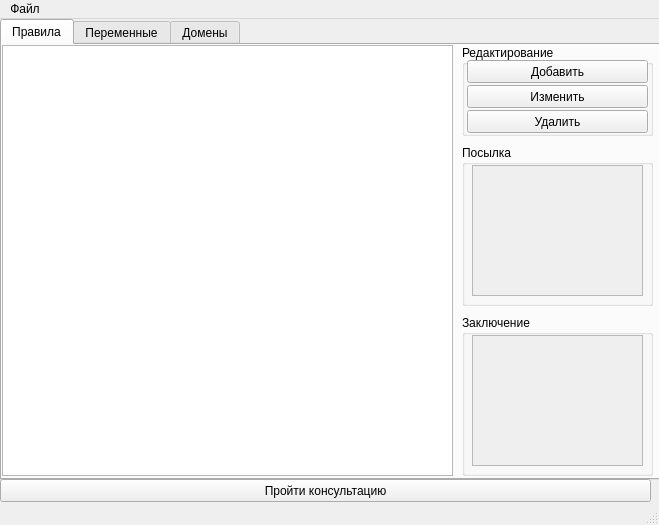
<?xml version="1.0" encoding="UTF-8"?>
<ui version="4.0">
 <class>ExpShellMainWindow</class>
 <widget class="QMainWindow" name="ExpShellMainWindow">
  <property name="geometry">
   <rect>
    <x>0</x>
    <y>0</y>
    <width>659</width>
    <height>525</height>
   </rect>
  </property>
  <property name="minimumSize">
   <size>
    <width>659</width>
    <height>525</height>
   </size>
  </property>
  <property name="maximumSize">
   <size>
    <width>659</width>
    <height>525</height>
   </size>
  </property>
  <property name="baseSize">
   <size>
    <width>659</width>
    <height>345</height>
   </size>
  </property>
  <property name="windowTitle">
   <string>Экспертная система</string>
  </property>
  <widget class="QWidget" name="centralwidget">
   <widget class="QTabWidget" name="tabPanel">
    <property name="enabled">
     <bool>true</bool>
    </property>
    <property name="geometry">
     <rect>
      <x>0</x>
      <y>0</y>
      <width>660</width>
      <height>461</height>
     </rect>
    </property>
    <property name="currentIndex">
     <number>0</number>
    </property>
    <widget class="QWidget" name="ruleTab">
     <attribute name="title">
      <string>Правила</string>
     </attribute>
     <widget class="QGroupBox" name="editRulesGroupBox">
      <property name="geometry">
       <rect>
        <x>460</x>
        <y>0</y>
        <width>191</width>
        <height>91</height>
       </rect>
      </property>
      <property name="title">
       <string>Редактирование</string>
      </property>
      <widget class="QPushButton" name="addRuleButton">
       <property name="geometry">
        <rect>
         <x>5</x>
         <y>15</y>
         <width>181</width>
         <height>23</height>
        </rect>
       </property>
       <property name="text">
        <string>Добавить</string>
       </property>
      </widget>
      <widget class="QPushButton" name="editRuleButton">
       <property name="geometry">
        <rect>
         <x>5</x>
         <y>40</y>
         <width>181</width>
         <height>23</height>
        </rect>
       </property>
       <property name="text">
        <string>Изменить</string>
       </property>
      </widget>
      <widget class="QPushButton" name="delRuleButton">
       <property name="geometry">
        <rect>
         <x>5</x>
         <y>65</y>
         <width>181</width>
         <height>23</height>
        </rect>
       </property>
       <property name="text">
        <string>Удалить</string>
       </property>
      </widget>
     </widget>
     <widget class="QGroupBox" name="requisiteBox">
      <property name="geometry">
       <rect>
        <x>460</x>
        <y>100</y>
        <width>191</width>
        <height>161</height>
       </rect>
      </property>
      <property name="title">
       <string>Посылка</string>
      </property>
      <widget class="QTextEdit" name="requisiteText">
       <property name="enabled">
        <bool>false</bool>
       </property>
       <property name="geometry">
        <rect>
         <x>10</x>
         <y>20</y>
         <width>171</width>
         <height>131</height>
        </rect>
       </property>
      </widget>
     </widget>
     <widget class="QGroupBox" name="conclusionBox">
      <property name="geometry">
       <rect>
        <x>460</x>
        <y>270</y>
        <width>191</width>
        <height>161</height>
       </rect>
      </property>
      <property name="title">
       <string>Заключение</string>
      </property>
      <widget class="QTextEdit" name="conclusionText">
       <property name="enabled">
        <bool>false</bool>
       </property>
       <property name="geometry">
        <rect>
         <x>10</x>
         <y>20</y>
         <width>171</width>
         <height>131</height>
        </rect>
       </property>
      </widget>
     </widget>
     <widget class="QTableWidget" name="ruleView">
      <property name="geometry">
       <rect>
        <x>0</x>
        <y>0</y>
        <width>451</width>
        <height>431</height>
       </rect>
      </property>
     </widget>
    </widget>
    <widget class="QWidget" name="varTab">
     <attribute name="title">
      <string>Переменные</string>
     </attribute>
     <widget class="QGroupBox" name="editVarGroupBox">
      <property name="geometry">
       <rect>
        <x>460</x>
        <y>0</y>
        <width>191</width>
        <height>91</height>
       </rect>
      </property>
      <property name="title">
       <string>Редактирование</string>
      </property>
      <widget class="QPushButton" name="addVarButton">
       <property name="geometry">
        <rect>
         <x>5</x>
         <y>15</y>
         <width>181</width>
         <height>23</height>
        </rect>
       </property>
       <property name="text">
        <string>Добавить</string>
       </property>
      </widget>
      <widget class="QPushButton" name="editVarButton">
       <property name="geometry">
        <rect>
         <x>5</x>
         <y>40</y>
         <width>181</width>
         <height>23</height>
        </rect>
       </property>
       <property name="text">
        <string>Изменить</string>
       </property>
      </widget>
      <widget class="QPushButton" name="delVarButton">
       <property name="geometry">
        <rect>
         <x>5</x>
         <y>65</y>
         <width>181</width>
         <height>23</height>
        </rect>
       </property>
       <property name="text">
        <string>Удалить</string>
       </property>
      </widget>
     </widget>
     <widget class="QGroupBox" name="questionTextBox">
      <property name="geometry">
       <rect>
        <x>460</x>
        <y>100</y>
        <width>191</width>
        <height>331</height>
       </rect>
      </property>
      <property name="title">
       <string>Текст вопроса</string>
      </property>
      <widget class="QTextEdit" name="questionText">
       <property name="enabled">
        <bool>false</bool>
       </property>
       <property name="geometry">
        <rect>
         <x>10</x>
         <y>20</y>
         <width>171</width>
         <height>301</height>
        </rect>
       </property>
      </widget>
     </widget>
     <widget class="QTableWidget" name="varView">
      <property name="geometry">
       <rect>
        <x>0</x>
        <y>0</y>
        <width>451</width>
        <height>431</height>
       </rect>
      </property>
     </widget>
    </widget>
    <widget class="QWidget" name="domenTab">
     <attribute name="title">
      <string>Домены</string>
     </attribute>
     <widget class="QGroupBox" name="domenValuesBox">
      <property name="geometry">
       <rect>
        <x>460</x>
        <y>100</y>
        <width>191</width>
        <height>331</height>
       </rect>
      </property>
      <property name="title">
       <string>Значения домена</string>
      </property>
      <widget class="QTextEdit" name="domenValues">
       <property name="enabled">
        <bool>false</bool>
       </property>
       <property name="geometry">
        <rect>
         <x>10</x>
         <y>20</y>
         <width>171</width>
         <height>301</height>
        </rect>
       </property>
      </widget>
     </widget>
     <widget class="QGroupBox" name="editDomenGroupBox">
      <property name="geometry">
       <rect>
        <x>460</x>
        <y>0</y>
        <width>191</width>
        <height>91</height>
       </rect>
      </property>
      <property name="title">
       <string>Редактирование</string>
      </property>
      <widget class="QPushButton" name="addDomenButton">
       <property name="geometry">
        <rect>
         <x>5</x>
         <y>15</y>
         <width>181</width>
         <height>23</height>
        </rect>
       </property>
       <property name="text">
        <string>Добавить</string>
       </property>
      </widget>
      <widget class="QPushButton" name="editDomenButton">
       <property name="geometry">
        <rect>
         <x>5</x>
         <y>40</y>
         <width>181</width>
         <height>23</height>
        </rect>
       </property>
       <property name="text">
        <string>Изменить</string>
       </property>
      </widget>
      <widget class="QPushButton" name="delDomenButton">
       <property name="geometry">
        <rect>
         <x>5</x>
         <y>65</y>
         <width>181</width>
         <height>23</height>
        </rect>
       </property>
       <property name="text">
        <string>Удалить</string>
       </property>
      </widget>
     </widget>
     <widget class="QTableWidget" name="domenView">
      <property name="geometry">
       <rect>
        <x>0</x>
        <y>0</y>
        <width>451</width>
        <height>431</height>
       </rect>
      </property>
     </widget>
    </widget>
   </widget>
   <widget class="QPushButton" name="consultButton">
    <property name="geometry">
     <rect>
      <x>0</x>
      <y>460</y>
      <width>651</width>
      <height>23</height>
     </rect>
    </property>
    <property name="text">
     <string>Пройти консультацию</string>
    </property>
   </widget>
  </widget>
  <widget class="QMenuBar" name="mainMenu">
   <property name="geometry">
    <rect>
     <x>0</x>
     <y>0</y>
     <width>659</width>
     <height>21</height>
    </rect>
   </property>
   <widget class="QMenu" name="fileActions">
    <property name="title">
     <string>Файл</string>
    </property>
    <addaction name="createFile"/>
    <addaction name="separator"/>
    <addaction name="openFile"/>
    <addaction name="saveFile"/>
    <addaction name="saveFileAs"/>
    <addaction name="separator"/>
    <addaction name="exit"/>
   </widget>
   <addaction name="fileActions"/>
  </widget>
  <widget class="QStatusBar" name="statusbar"/>
  <action name="createFile">
   <property name="text">
    <string>Создать</string>
   </property>
  </action>
  <action name="openFile">
   <property name="text">
    <string>Открыть</string>
   </property>
  </action>
  <action name="saveFile">
   <property name="text">
    <string>Сохранить</string>
   </property>
  </action>
  <action name="saveFileAs">
   <property name="text">
    <string>Сохранить как</string>
   </property>
  </action>
  <action name="exit">
   <property name="text">
    <string>Выход</string>
   </property>
  </action>
 </widget>
 <resources/>
 <connections/>
</ui>
